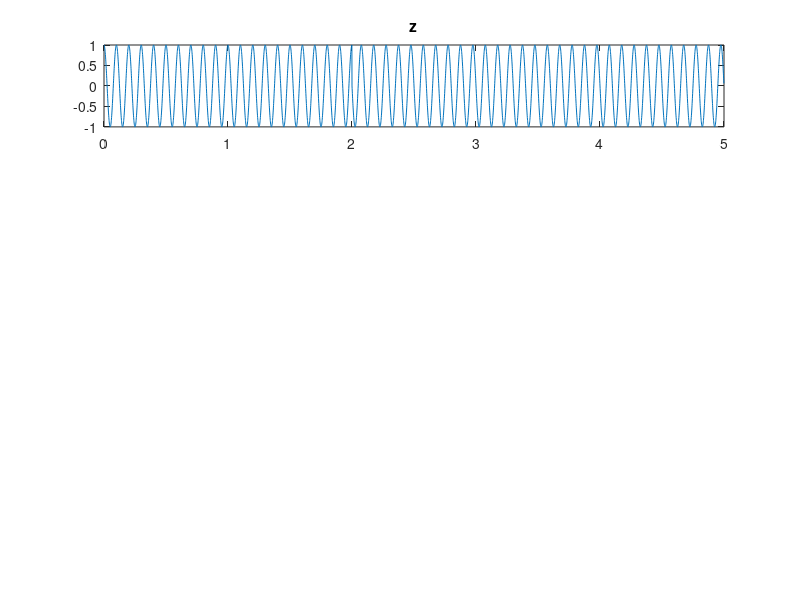

The MATLAB source for this figure: (Note: this script raises an error after producing the figure.)
clear all;
clc;

fs = 1000;
dt = 1/fs;
t = 0:dt:5-dt;
t1 = 0:dt:2-dt;
t2 = 0:dt:3-dt;

x = cos(2*pi*10*t1);
y = -sin(2*pi*10*t2);

x_c = cos(2*pi*10*t);
y_c = -sin(2*pi*10*t);

z = [x,y];
subplot(411);
plot(t,z);
title("z");

[f,Z] = T2F(t,z);

[~,z2] = F2T(f,Z);

subplot(412);
plot(f,Z);
title("Z");

lpf = LPF(2,f,2);  % 低通滤波器

subplot(413);
plot(t,z2.*x_c);
title("z_r");

subplot(414);
plot(t,z2.*y_c);
title("z_i");
